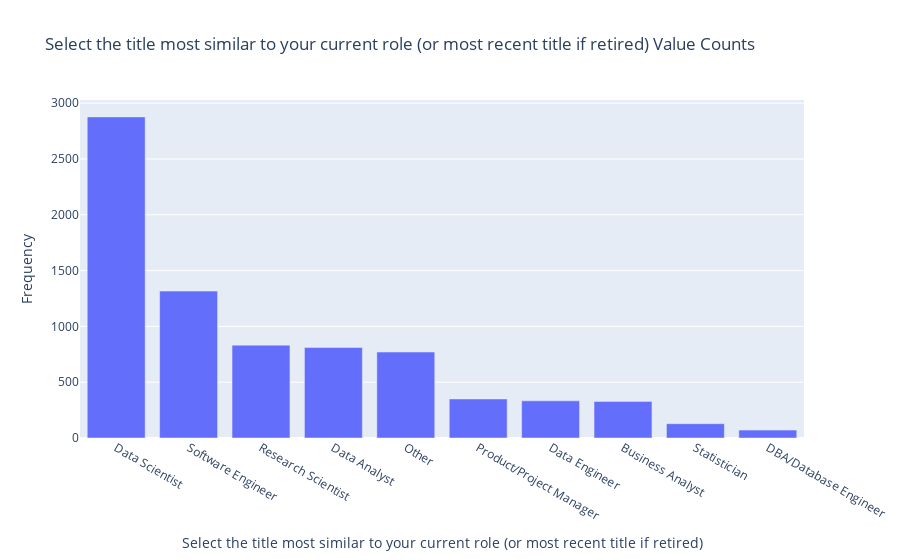

This figure's notebook cell:
### Markdown cell above
#### 5. What are the most common job titles among respondents?

### Code cell
# DISCLAIMER: 'df' refers to the data you passed in when calling 'dtale.show'

import numpy as np
import pandas as pd
import plotly.graph_objs as go

# If you're having trouble viewing your chart in your notebook try passing your 'chart' into this snippet:
#
from plotly.offline import iplot, init_notebook_mode
#
init_notebook_mode(connected=True)
for chart in charts:
    chart.pop('id', None) # for some reason iplot does not like 'id'


if isinstance(df, (pd.DatetimeIndex, pd.MultiIndex)):
	df = df.to_frame(index=False)

# remove any pre-existing indices for ease of use in the D-Tale code, but this is not required
df = df.reset_index().drop('index', axis=1, errors='ignore')
df.columns = [str(c) for c in df.columns]  # update columns to strings in case they are numbers

s = df[~pd.isnull(df['Select the title most similar to your current role (or most recent title if retired)'])]['Select the title most similar to your current role (or most recent title if retired)']
chart = pd.value_counts(s).to_frame(name='data')
chart['percent'] = (chart['data'] / chart['data'].sum()) * 100
chart.index.name = 'labels'
chart = chart.reset_index().sort_values(['data', 'labels'], ascending=[False, True])
chart = chart[:100]
charts = [go.Bar(x=chart['labels'].values, y=chart['data'].values, name='Frequency')]
figure = go.Figure(data=charts, layout=go.Layout({
    'barmode': 'group',
    'legend': {'orientation': 'h'},
    'title': {'text': 'Select the title most similar to your current role (or most recent title if retired) Value Counts'},
    'xaxis': {'title': {'text': 'Select the title most similar to your current role (or most recent title if retired)'}},
    'yaxis': {'title': {'text': 'Frequency'}}
}))

iplot(figure)

### Figure 1 — Plotly figure (JSON) as saved in the notebook; plotly's stock layout.template omitted (floating-point values rounded to 4 significant figures)
{"data": [{"name": "Frequency", "type": "bar", "x": ["Data Scientist", "Software Engineer", "Research Scientist", "Data Analyst", "Other", "Product/Project Manager", "Data Engineer", "Business Analyst", "Statistician", "DBA/Database Engineer"], "y": [2877, 1316, 832, 811, 770, 350, 333, 328, 128, 71]}], "layout": {"barmode": "group", "legend": {"orientation": "h"}, "title": {"text": "Select the title most similar to your current role (or most recent title if retired) Value Counts"}, "xaxis": {"title": {"text": "Select the title most similar to your current role (or most recent title if retired)"}}, "yaxis": {"title": {"text": "Frequency"}}}}
